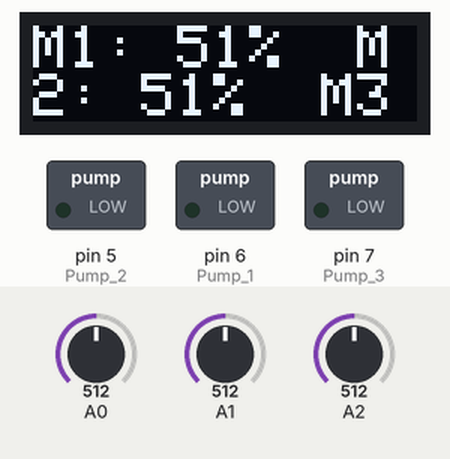
Simulated run of this sketch. Board: Arduino Uno, built with avr-gcc and run on an emulated ATmega328P. Parts: 64×16 one-colour display, switched loads named in the sketch (green lamp = pin HIGH). Inputs (shaded band) come from the test bench; at power-on: A0 = 512, A2 = 512, A1 = 512. What the sketch prints to the serial monitor is not drawn.

Above: at 1.9 s.
2.0 s: A0 set to 609
At 3.5 s:
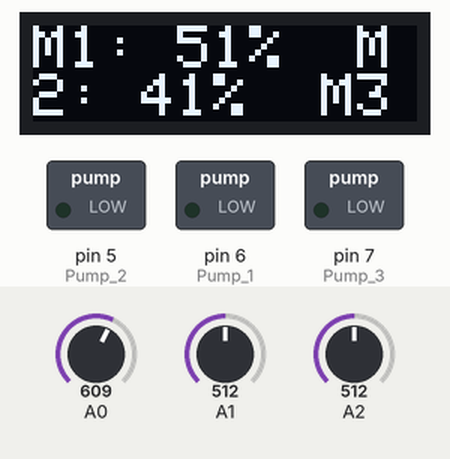
3.8 s: A0 set to 632
At 5.8 s:
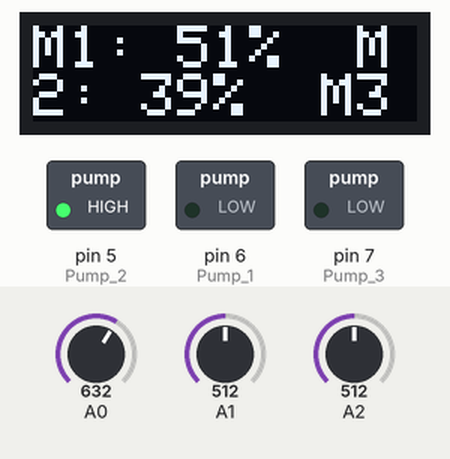
6.1 s: A2 set to 608
At 7.5 s:
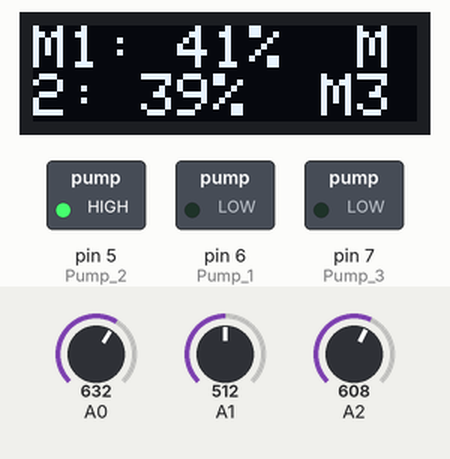
8.3 s: A2 set to 630
At 9.9 s:
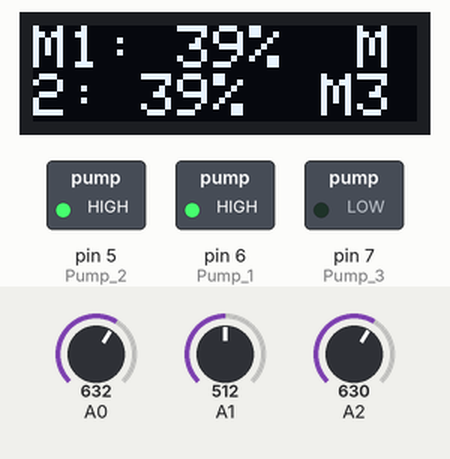
10.6 s: A1 set to 610
14.9 s: A1 set to 638
At 17.4 s:
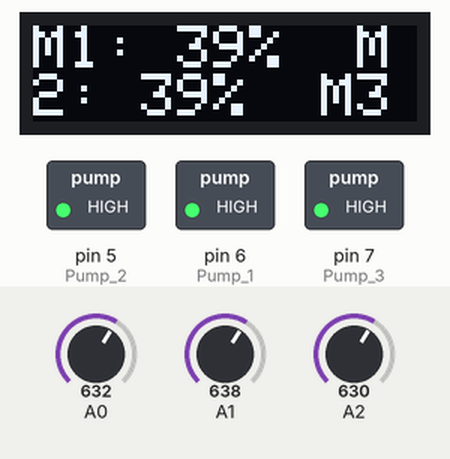
Timing chart, 0 to 18.5 s (numbered marks = the images above; inputs shaded):
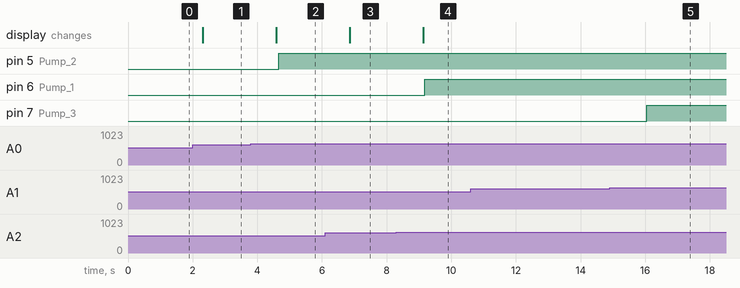

Measured:
- the behaviour switches between 623 and 624 on A0 (found by bisection; images 1 and 2)
- the behaviour switches between 623 and 624 on A2 (found by bisection; images 3 and 4)
- the behaviour switches between 623 and 624 on A1 (found by bisection; images 4 and 5)
- after the input at 2.0 s, the display: changes after 0.31 s (image 1)
- after the input at 3.8 s, pin 5 (Pump_2): LOW → HIGH after 0.86 s; the display: changes after 0.79 s (image 2)
- after the input at 6.1 s, the display: changes after 0.76 s (image 3)
- after the input at 8.3 s, pin 6 (Pump_1): LOW → HIGH after 0.88 s; the display: changes after 0.83 s (image 4)
- after the input at 10.6 s, every drawn part: stays the same
- after the input at 14.9 s, pin 7 (Pump_3): LOW → HIGH after 1.1 s

The sketch:

rongai_hydro.ino
```cpp
#include <Wire.h>
#include <SPI.h>
#include <Adafruit_GFX.h>
#include <Adafruit_SSD1306.h>

#define SCREEN_WIDTH 64
#define SCREEN_HEIGHT 16
Adafruit_SSD1306 display(SCREEN_WIDTH, SCREEN_HEIGHT, &Wire, -1);

void setup() {
  pinMode(6, OUTPUT); // Pump 1
  pinMode(5, OUTPUT); // Pump 2
  pinMode(7, OUTPUT); // Pump 3
  Serial.begin(9600);

  if(!display.begin(SSD1306_SWITCHCAPVCC, 0x3C)) {
    Serial.println(F("SSD1306 allocation failed"));
    for(;;);
  }
  display.clearDisplay();
}

void loop() {
  // Reading moisture sensor 1
  int moistureLevel1 = analogRead(A2);
  int reversedMoistureLevel1 = 1023 - moistureLevel1;
  int moisturePercentage1 = map(reversedMoistureLevel1, 0, 1000, 0, 100);
  if (moisturePercentage1 > 100) moisturePercentage1 = 100;
  if (moisturePercentage1 < 0) moisturePercentage1 = 0;

  // Reading moisture sensor 2
  int moistureLevel2 = analogRead(A0);
  int reversedMoistureLevel2 = 1023 - moistureLevel2;
  int moisturePercentage2 = map(reversedMoistureLevel2, 0, 1000, 0, 100);
  if (moisturePercentage2 > 100) moisturePercentage2 = 100;
  if (moisturePercentage2 < 0) moisturePercentage2 = 0;

  // Reading moisture sensor 3
  int moistureLevel3 = analogRead(A1);
  int reversedMoistureLevel3 = 1023 - moistureLevel3;
  int moisturePercentage3 = map(reversedMoistureLevel3, 0, 1000, 0, 100);
  if (moisturePercentage3 > 100) moisturePercentage3 = 100;
  if (moisturePercentage3 < 0) moisturePercentage3 = 0;

  // Display data
  display.clearDisplay();
  display.setTextSize(1);
  display.setTextColor(WHITE);
  display.setCursor(0, 0);
  display.print("M1: ");
  display.print(moisturePercentage1);
  display.print("%  M2: ");
  display.print(moisturePercentage2);
  display.print("%  M3: ");
  display.print(moisturePercentage3);
  display.println("%");
  display.display();

  // Serial output
  Serial.print("Moisture 1: ");
  Serial.print(reversedMoistureLevel1);
  Serial.print(" | Moisture %1: ");
  Serial.print(moisturePercentage1);
  Serial.print(" | Moisture 2: ");
  Serial.print(reversedMoistureLevel2);
  Serial.print(" | Moisture %2: ");
  Serial.print(moisturePercentage2);
  Serial.print(" | Moisture 3: ");
  Serial.print(reversedMoistureLevel3);
  Serial.print(" | Moisture %3: ");
  Serial.println(moisturePercentage3);

  // Control Pump 1
  if (reversedMoistureLevel1 < 400) {
    digitalWrite(6, HIGH);
    Serial.println("Pump 1 ON - Soil 1 is dry");
  } else {
    digitalWrite(6, LOW);
    Serial.println("Pump 1 OFF - Soil 1 is wet");
  }

  // Control Pump 2
  if (reversedMoistureLevel2 < 400) {
    digitalWrite(5, HIGH);
    Serial.println("Pump 2 ON - Soil 2 is dry");
  } else {
    digitalWrite(5, LOW);
    Serial.println("Pump 2 OFF - Soil 2 is wet");
  }

  // Control Pump 3
  if (reversedMoistureLevel3 < 400) {
    digitalWrite(7, HIGH);
    Serial.println("Pump 3 ON - Soil 3 is dry");
  } else {
    digitalWrite(7, LOW);
    Serial.println("Pump 3 OFF - Soil 3 is wet");
  }

  delay(1000);
}
```
